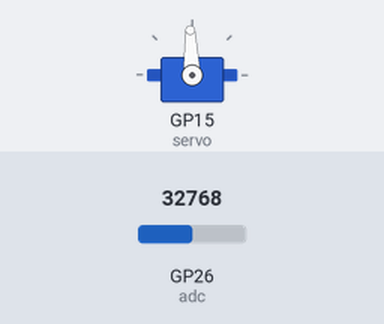
This program was run on a simulated Raspberry Pi Pico running MicroPython. Parts: servo. The inputs (shaded band) are chosen by the test bench; at power-on: GP26 (adc) = 32768 (analog values on the 0–65535 scale). Servo angles are drawn from the pulse width (0.5 ms = 0°, 2.5 ms = 180°).

Above: at 1.2 s.
1.3 s: GP26 (adc) set to 45874
At 2.5 s:
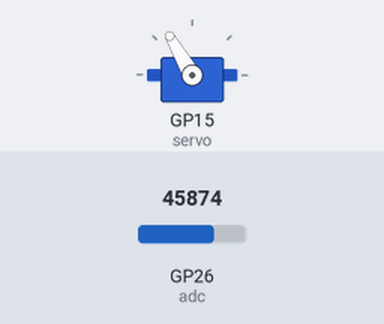
2.8 s: GP26 (adc) set to 57670
At 3.8 s:
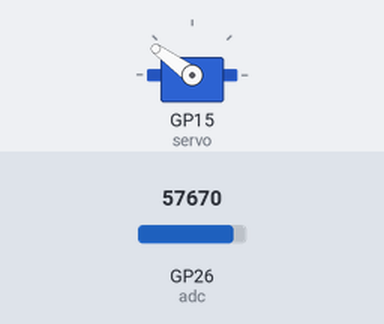
4.3 s: GP26 (adc) set to 65535
At 5.0 s:
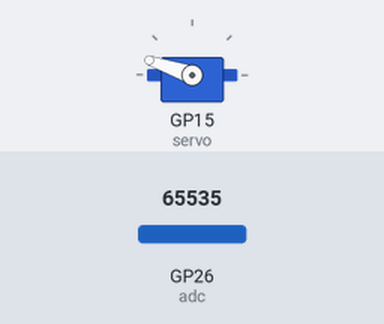
5.8 s: GP26 (adc) set to 19660
At 6.3 s:
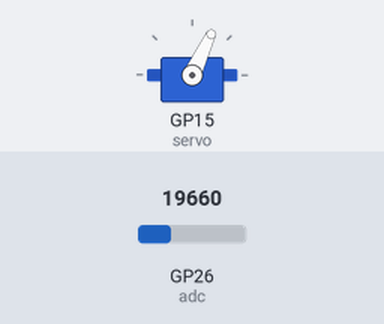
7.3 s: GP26 (adc) set to 7864
At 8.5 s:
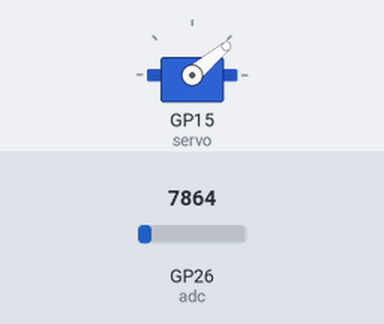
8.8 s: GP26 (adc) set to 32767
At 10.0 s:
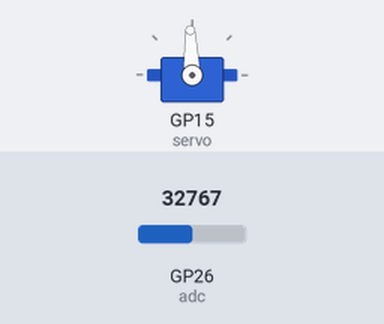
Timing chart, 0 to 11.3 s (numbered marks = the images above; inputs shaded):
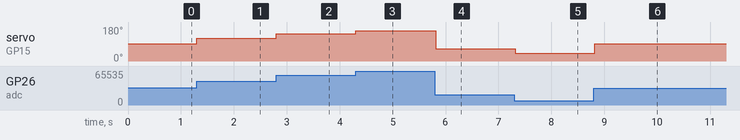

The program:

main.py
```python
from machine import Pin, PWM, ADC
import time

servo = PWM(Pin(15))
servo.freq(50)
adc = ADC(26)

def set_servo_angle(angle):
    duty = int((angle / 180) * 5000 + 2500)
    servo.duty_u16(duty)

try:
    while True:
        adc_value = adc.read_u16()
        angle = (adc_value * 180) / 65535
        set_servo_angle(angle)
        time.sleep_ms(50)
except:
    servo.deinit()
```

Measured:
- after the input at 1.3 s, servo on GP15 (servo): 92° → 120° at once
- after the input at 2.8 s, servo on GP15 (servo): 120° → 144° at once
- after the input at 4.3 s, servo on GP15 (servo): 144° → 161° at once
- after the input at 5.8 s, servo on GP15 (servo): 161° → 65° at once
- after the input at 7.3 s, servo on GP15 (servo): 65° → 40° at once
- after the input at 8.8 s, servo on GP15 (servo): 40° → 92° at once
